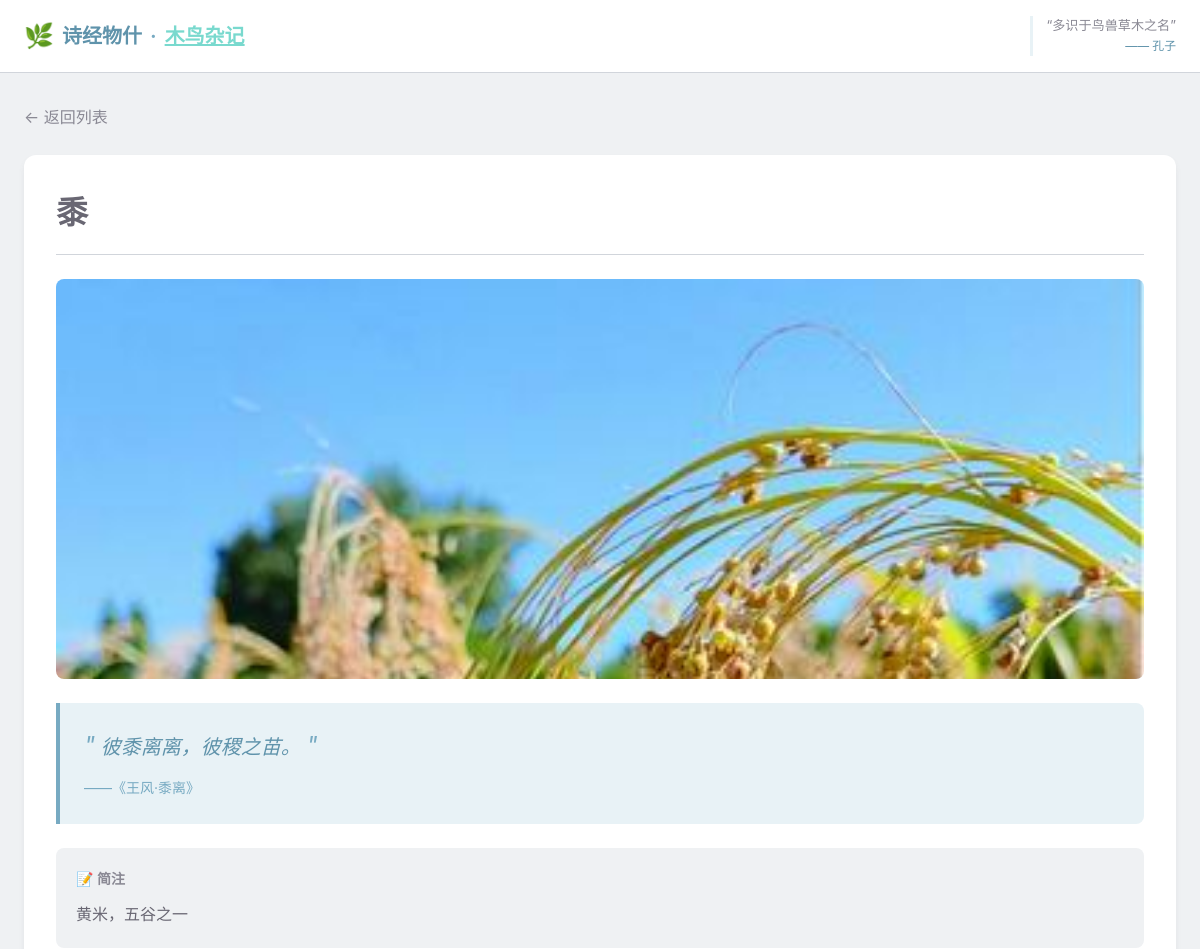
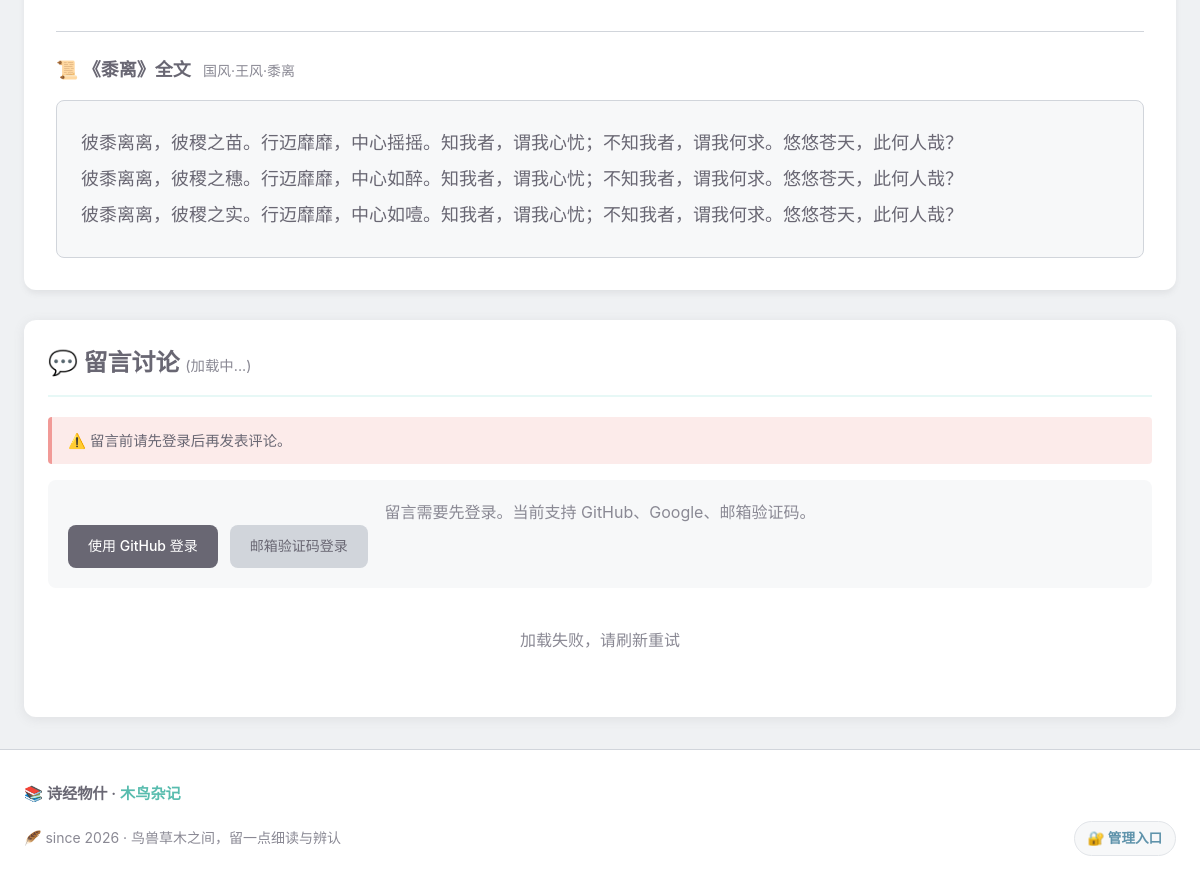
/item/2 (signed in), run on the app's committed database (2 pictures, top to bottom).
### shijing_things/models/models.py (models this page shows, shortened)
class ShijingItem(Base):
    __tablename__ = "shijing_items"
    id = Column(Integer, primary_key=True, index=True)
    name = Column(String(100), nullable=False, index=True)
    category = Column(String(10), nullable=False, index=True)  # 草、木、鸟、兽、虫、鱼
    title = Column(String(100), nullable=False, index=True)  # 所属诗篇标题
    chapter = Column(String(50), nullable=False, index=True)  # 章节（如：国风、小雅）
    section = Column(String(50), nullable=False, index=True)  # 部分（如：周南、鹿鸣之什）
    poem_id = Column(Integer, nullable=False, index=True)  # 诗篇ID
    quote = Column(Text, nullable=False)  # 引用诗句
    description = Column(Text, nullable=True)  # 简要注释
    image_url = Column(String(255), nullable=True, default="")  # 图片路径
    modern_name = Column(String(255), nullable=True, default="")  # 今名
    taxonomy = Column(String(255), nullable=True, default="")  # 纲目属
    symbolism = Column(Text, nullable=True, default="")  # 寓意
    wiki_link = Column(String(255), nullable=True, default="")  # 百科链接

class Poem(Base):
    __tablename__ = "poems"
    id = Column(Integer, primary_key=True, index=True)
    title = Column(String(100), nullable=False, unique=True, index=True)  # 诗名
    chapter = Column(String(50), nullable=False, index=True)  # 章节（如：国风）
    section = Column(String(50), nullable=False, index=True)  # 部分（如：周南）
    content = Column(Text, nullable=False)  # 诗篇内容（JSON 数组字符串）
    full_source = Column(String(100), nullable=False)  # 完整来源（如：国风·周南·关雎）

### shijing_things/routers/pages.py (the view)
@router.get("/item/{item_id}", response_class=HTMLResponse)
def item_detail(item_id: int, request: Request, db: Session = Depends(get_db)):
    item = crud_item.get(db, item_id=item_id)
    if not item:
        raise HTTPException(status_code=404, detail="事物不存在")
    poem = crud_poem.get_by_title(db, title=item.title)
    poem_content = []
    if poem:
        try:
            poem_content = json.loads(poem.content)
        except:
            poem_content = []
    return templates.TemplateResponse("detail.html", {
        "request": request,
        "item": item,
        "poem": poem,
        "poem_content": poem_content,
        "is_admin": is_admin(request),
        "is_oauth_user": is_oauth_user(request),
        "github_login_url": f"/auth/login?next={request.url.path}",
        "wechat_login_url": f"/auth/login?provider=wechat&next={request.url.path}",
        "comment_login_page_url": f"/login?next={request.url.path}",
        "comment_user_name": request.session.get("comment_nickname") or request.session.get("comment_username") or "登录用户",
        "comment_user_avatar": request.session.get("comment_avatar_url") or "",
        "comment_auth_label": get_comment_auth_label(request),
        "google_login_url": f"/auth/login?provider=google&next={request.url.path}",
        "google_oauth_enabled": bool(settings.google_client_id and settings.google_client_secret),
        "wechat_oauth_enabled": bool(settings.wechat_app_id and settings.wechat_app_secret),
    })

### shijing_things/templates/detail.html (shortened to what this page needs)
{% extends "base.html" %}
{% block content %}
<div class="container">
    <a href="/" class="back-link">← 返回列表</a>
    <article class="detail-card">
        <header class="detail-header">
            <h1 class="detail-title">
                {{ item.name }}
                <span class="category-badge category-{{ item.category }}">{{ item.category }}类</span>
            </h1>
        </header>
        <div class="detail-body">
            <div class="detail-image">
                {% if item.image_url %}
                <img src="{{ item.image_url }}" alt="{{ item.name }}">
                {% endif %}
            </div>
            <blockquote class="detail-quote">
                <span class="quote-mark">"</span>
                {{ item.quote }}
                <span class="quote-mark">"</span>
                <cite>——《{{ item.section }}·{{ item.title }}》</cite>
            </blockquote>
            <div class="detail-info">
                {% if item.description %}
                <div class="info-description">
                    <h3>📝 简注</h3>
                    <p>{{ item.description }}</p>
                </div>
                {% endif %}
            </div>
            {% if poem and poem_content %}
            <div class="poem-section">
                <h3 class="poem-title">
                    📜 《{{ poem.title }}》全文
                    <span class="poem-source">{{ poem.full_source }}</span>
                </h3>
                <div class="poem-content">
                    {% for line in poem_content %}
                    <p class="poem-line">{{ line }}</p>
                    {% endfor %}
                </div>
            </div>
            {% endif %}
        </div>
    </article>
    <section class="comments-section" id="comments-section">
        <h2 class="comments-title">
            💬 留言讨论
            <span class="comments-count" id="comments-count">(加载中...)</span>
        </h2>
        <div class="comment-limit-info" id="comment-limit-info" style="display: none;">
            <p class="limit-text"></p>
        </div>
        <div class="comment-login-tip" id="comment-login-tip" {% if is_oauth_user %}style="display: none;"{% endif %}>
            <p>留言需要先登录。当前支持 GitHub、Google、邮箱验证码{% if wechat_oauth_enabled %}，也支持微信登录{% endif %}。</p>
            <div class="comment-login-actions">
                <a class="btn btn-github" href="{{ github_login_url }}">使用 GitHub 登录</a>
                <a class="btn btn-secondary" href="{{ comment_login_page_url }}">邮箱验证码登录</a>
            </div>
        </div>
        <div class="comments-list" id="comments-list">
        </div>
    </section>
</div>
{% endblock %}

### shijing_things/templates/detail.html (style rules this page uses)
.comment-login-actions { display: flex; gap: 0.75rem; flex-wrap: wrap; }

### data on the page
ShijingItem: name "黍", image_url (picture), quote "彼黍离离，彼稷之苗。", section "王风", title "黍离", description "黄米，五谷之一"
Poem: title "黍离", full_source "国风·王风·黍离"

### other printed values
{{ line }} "彼黍离离，彼稷之苗。行迈靡靡，中心摇摇。知我者，谓我心忧；不知我者，谓我何求。悠悠苍天，此何人哉？" "彼黍离离，彼稷之穗。行迈靡靡，中心如醉。知我者，谓我心忧；不知我者，谓我何求。悠悠苍天，此何人哉？" "彼黍离离，彼稷之实。行迈靡靡，中心如噎。知我者，谓我心忧；不知我者，谓我何求。悠悠苍天，此何人哉？"
